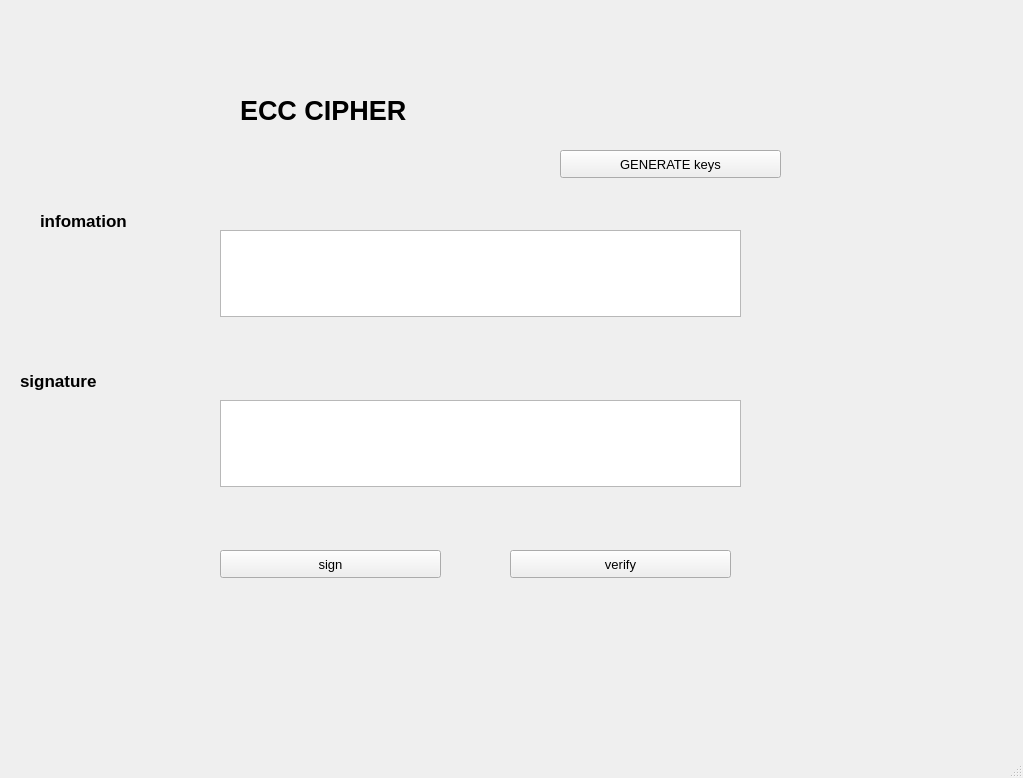
<?xml version="1.0" encoding="UTF-8"?>
<ui version="4.0">
 <class>MainWindow</class>
 <widget class="QMainWindow" name="MainWindow">
  <property name="geometry">
   <rect>
    <x>0</x>
    <y>0</y>
    <width>1023</width>
    <height>778</height>
   </rect>
  </property>
  <property name="windowTitle">
   <string>MainWindow</string>
  </property>
  <widget class="QWidget" name="centralwidget">
   <widget class="QLabel" name="label">
    <property name="geometry">
     <rect>
      <x>240</x>
      <y>60</y>
      <width>451</width>
      <height>101</height>
     </rect>
    </property>
    <property name="font">
     <font>
      <pointsize>20</pointsize>
      <weight>75</weight>
      <bold>true</bold>
     </font>
    </property>
    <property name="text">
     <string>ECC CIPHER</string>
    </property>
   </widget>
   <widget class="QLabel" name="label_2">
    <property name="geometry">
     <rect>
      <x>40</x>
      <y>170</y>
      <width>171</width>
      <height>101</height>
     </rect>
    </property>
    <property name="font">
     <font>
      <pointsize>13</pointsize>
      <weight>75</weight>
      <bold>true</bold>
     </font>
    </property>
    <property name="text">
     <string>infomation</string>
    </property>
   </widget>
   <widget class="QLabel" name="label_3">
    <property name="geometry">
     <rect>
      <x>20</x>
      <y>330</y>
      <width>171</width>
      <height>101</height>
     </rect>
    </property>
    <property name="font">
     <font>
      <pointsize>13</pointsize>
      <weight>75</weight>
      <bold>true</bold>
     </font>
    </property>
    <property name="text">
     <string>signature</string>
    </property>
   </widget>
   <widget class="QPushButton" name="btn_gen_key">
    <property name="geometry">
     <rect>
      <x>560</x>
      <y>150</y>
      <width>221</width>
      <height>28</height>
     </rect>
    </property>
    <property name="font">
     <font>
      <pointsize>10</pointsize>
     </font>
    </property>
    <property name="text">
     <string>GENERATE keys</string>
    </property>
   </widget>
   <widget class="QPushButton" name="btn_sign">
    <property name="geometry">
     <rect>
      <x>220</x>
      <y>550</y>
      <width>221</width>
      <height>28</height>
     </rect>
    </property>
    <property name="font">
     <font>
      <pointsize>10</pointsize>
     </font>
    </property>
    <property name="text">
     <string>sign</string>
    </property>
   </widget>
   <widget class="QPushButton" name="btn_verify">
    <property name="geometry">
     <rect>
      <x>510</x>
      <y>550</y>
      <width>221</width>
      <height>28</height>
     </rect>
    </property>
    <property name="font">
     <font>
      <pointsize>10</pointsize>
     </font>
    </property>
    <property name="text">
     <string>verify</string>
    </property>
   </widget>
   <widget class="QPlainTextEdit" name="txt_info">
    <property name="geometry">
     <rect>
      <x>220</x>
      <y>230</y>
      <width>521</width>
      <height>87</height>
     </rect>
    </property>
   </widget>
   <widget class="QPlainTextEdit" name="txt_sign">
    <property name="geometry">
     <rect>
      <x>220</x>
      <y>400</y>
      <width>521</width>
      <height>87</height>
     </rect>
    </property>
   </widget>
  </widget>
  <widget class="QMenuBar" name="menubar">
   <property name="geometry">
    <rect>
     <x>0</x>
     <y>0</y>
     <width>1023</width>
     <height>26</height>
    </rect>
   </property>
  </widget>
  <widget class="QStatusBar" name="statusbar"/>
 </widget>
 <resources/>
 <connections/>
</ui>
